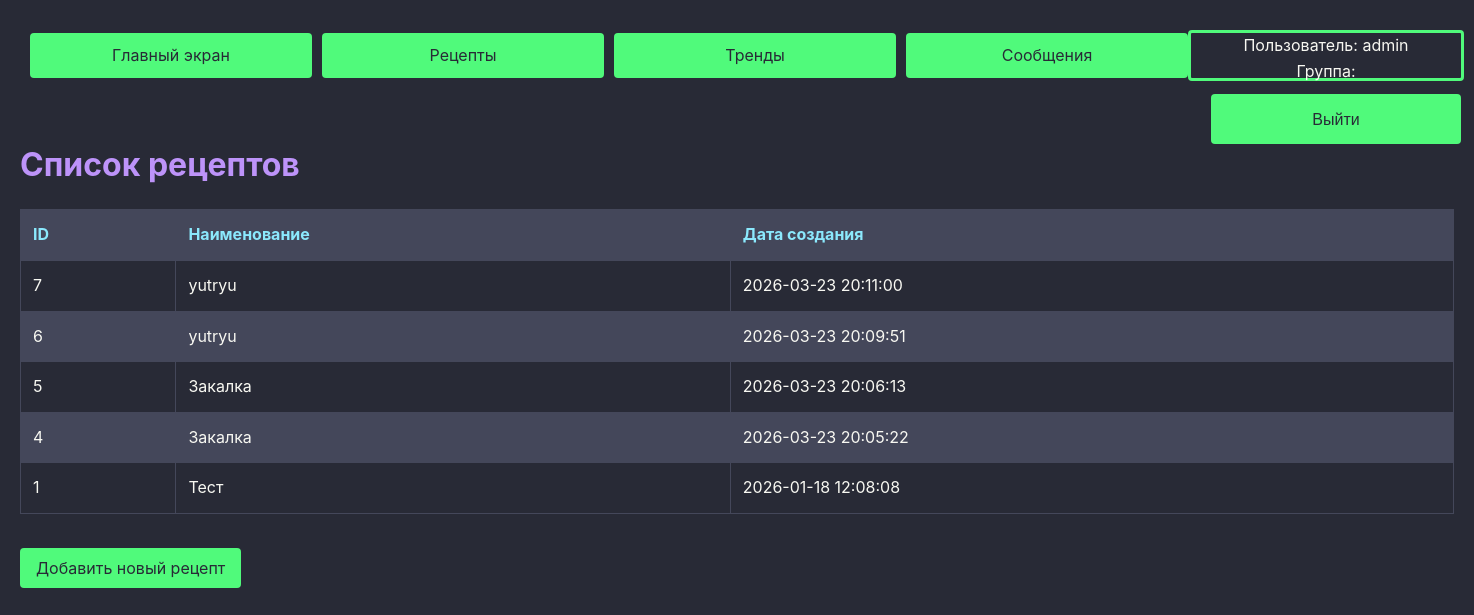
Page /recipes/ (signed in) on the committed database.
### vars/models.py (models this page shows, shortened)
class Recipe(models.Model):
    name = models.CharField(max_length=50 )
    created_at = models.DateTimeField(auto_now_add=True)
    updated_at = models.DateTimeField(auto_now=True)
    var1 = models.FloatField()
    var2 = models.IntegerField()
    var3 = models.BooleanField(default=True)
    class Meta:
        ordering = ['-created_at']

### vars/views.py (the view)
# urls.py: path('', index, name='recipe_list'),
def index(request):
    template = loader.get_template('vars/index.html')
    recipes = Recipe.objects.order_by('-created_at')
    context = {'recipes': recipes}
    return HttpResponse(template.render(context, request))

### vars/templates/vars/index.html (shortened to what this page needs)
{% extends "base.html" %}
{% load static %}
{% block content %}
        <h1>Список рецептов</h1>
        <table class="recipe-table">
        <thead>
            <tr>
            <th>ID</th>
            <th>Наименование</th>
            <th>Дата создания</th>
            </tr>
        </thead>
        <tbody>
            {% for recipe in recipes %}
            <tr>
            <td>{{ recipe.id }}</td>
            <td>{{ recipe.name }}</td>
            <td>{{ recipe.created_at|date:"Y-m-d H:i:s" }}</tdS>
            </tr>
            {% endfor %}
        </tbody>
        </table>
<a href="{% url 'add_new' %}" class="btn">Добавить новый рецепт</a>
{% endblock %}

### vars/templates/base.html (shortened to what this page needs)
{% load static %}
<!DOCTYPE html>
<html>
    <head>
        <link rel="stylesheet" href="{%static 'vars/css/dracula.css' %}">
    </head>
    <body>
        <div class="header-container">
            <div class="button-group">
                <a href="{% url 'realtime' %}" class="link">Главный экран</a>
                <a href="{% url 'recipe_list' %}" class="link">Рецепты</a>
                <a href="{% url 'trends' %}" class="link">Тренды</a>
                <a href="{% url 'message' %}" class="link">Сообщения</a>
            </div>
            <div class="user-info">
                {% if user.is_authenticated %}
                    <div>Пользователь: {{ user.username }}</div>
                    <div>Группа: {{ user.groups.first.name }}</div>
                <form method="post" action="{% url 'logout' %}">
                <button type="user_submit">Выйти</button>
                {% endif %}
            </div>
        </div>
        <div id="content">
            {% block content %} {% endblock %}
        </div>
    </body>
</html>

### vars/static/vars/css/dracula.css (style rules this page uses)
:root { --dracula-background: #282a36; --dracula-current-line: #44475a; --dracula-selection: #44475a; --dracula-foreground: #f8f8f2; --dracula-comment: #6272a4; --dracula-cyan: #8be9fd; --dracula-green: #50fa7b; --dracula-orange: #ffb86c; --dracula-pink: #ff79c6; --dracula-purple: #bd93f9; --dracula-red: #ff5555; --dracula-yellow: #f1fa8c; --table_width: 600px; }
body { background-color: var(--dracula-background); color: var(--dracula-foreground); font-family: -apple-system, BlinkMacSystemFont, "Segoe UI", Roboto, "Helvetica Neue", Arial, "Noto Sans", sans-serif; margin: 0; padding: 20px; line-height: 1.6; }
h1, h2, h3, h4, h5, h6 { color: var(--dracula-purple); margin-top: 1.5em; margin-bottom: 0.5em; }
a { color: var(--dracula-cyan); text-decoration: none; transition: color 0.3s; }
button, a.btn, a.btn_show, a.btn_edit,a.btn_delete { background-color: var(--dracula-green); color: var(--dracula-background); border: none; padding: 10px 16px; border-radius: 4px; cursor: pointer; font-size: 1rem; transition: background-color 0.3s, transform 0.1s; width: 250px; height: 50px; }
input[type="date"], button { margin-top: 10px; margin-left: 20px; height: 50px; padding: 12px 20px; font-size: 1rem; line-height: 1.2; }
a.link { text-align: center; background-color: var(--dracula-green); color: var(--dracula-background); border: none; padding: 10px 16px; border-radius: 4px; cursor: pointer; font-size: 1rem; transition: background-color 0.3s, transform 0.1s; width: 250px; }
table { width: 100%; border-collapse: collapse; margin: 1.2em 0; }
table th, table td { border: 1px solid var(--dracula-selection); padding: 12px; text-align: left; }
table th { background-color: var(--dracula-current-line); color: var(--dracula-cyan); }
table tr:nth-child(even) { background-color: var(--dracula-selection); }
.button-group { display: flex; gap: 10px; }
.header-container { display: flex; justify-content: space-between; align-items: center; padding: 10px; }
.user-info { font-size: 14px; width: 300px; text-align: center; border-radius: 4px; font-size: 1rem; transition: background-color 0.3s, transform 0.1s; height: 45px; border-width:medium; border-color:var(--dracula-green); border-style:solid; }

### rows in the picture
Recipe: id "7", name "yutryu", created_at "2026-03-23 20:11:00"
Recipe: id "6", name "yutryu", created_at "2026-03-23 20:09:51"
Recipe: id "5", name "Закалка", created_at "2026-03-23 20:06:13"
Recipe: id "4", name "Закалка", created_at "2026-03-23 20:05:22"
Recipe: id "1", name "Тест", created_at "2026-01-18 12:08:08"

### other values in the picture
{{ user.username }} "admin"
